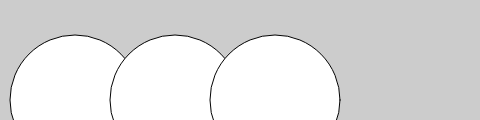
Frame 1 (no input)
Frame 60 (no input): identical to frame 1, image omitted
Frame 120 (the mouse pressed at the canvas centre since frame 60): identical to frame 1, image omitted

The p5.js sketch that drew this single still picture (run headless with seeded random() and noise() and a simulated clock; from frame 60 on, the mouse is pressed at the canvas centre):

// p5.js sketch
// ── sketch.js
let y = 100;
let d = 130;
  
function setup() {
  createCanvas(480, 120);
}

function draw() {
  background(204);
  ellipse(75, y, d, d);   // Left
  ellipse(175, y, d, d);  // Middle
  ellipse(275, y, d, d);  // Right
}

// https://editor.p5js.org/jht1493/sketches/Y2Qra2W_N
// Ex_04_02 Change Values

// https://github.com/lmccart/gswp5.js-code/blob/master/04_Variables/Ex_04_02.js
